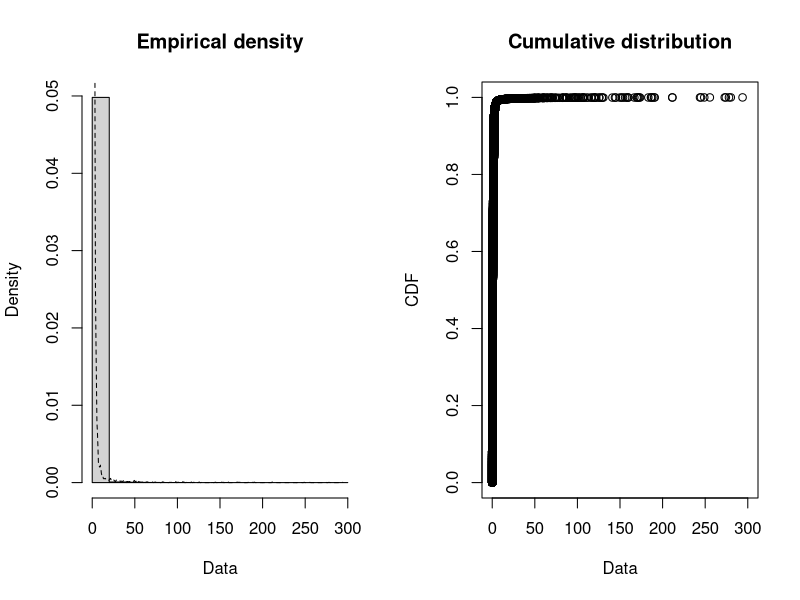
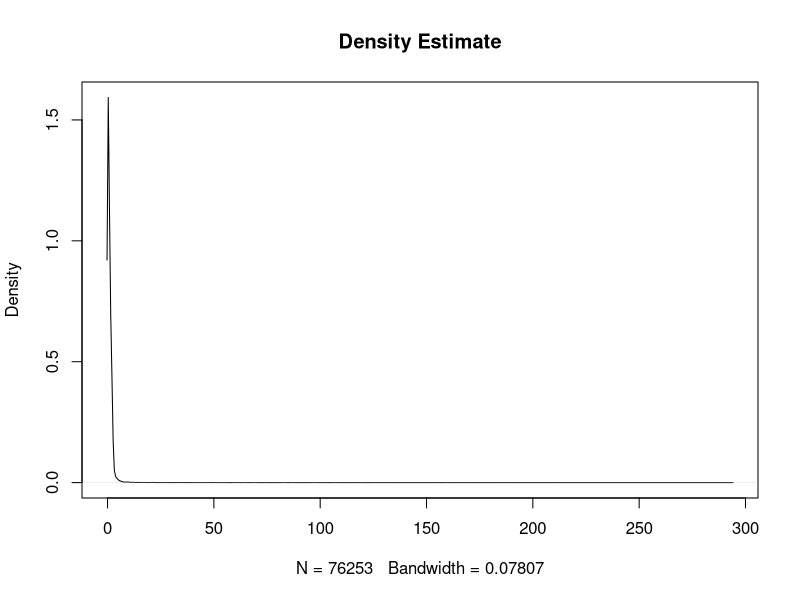
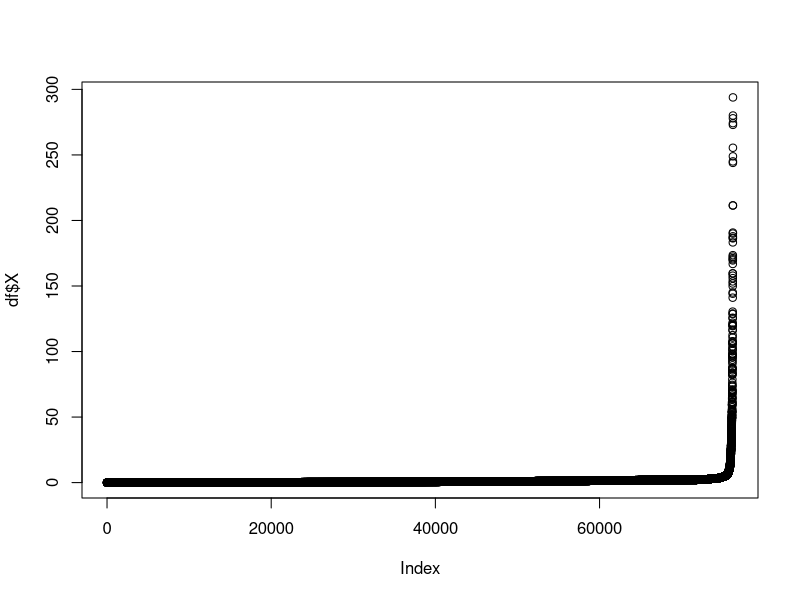
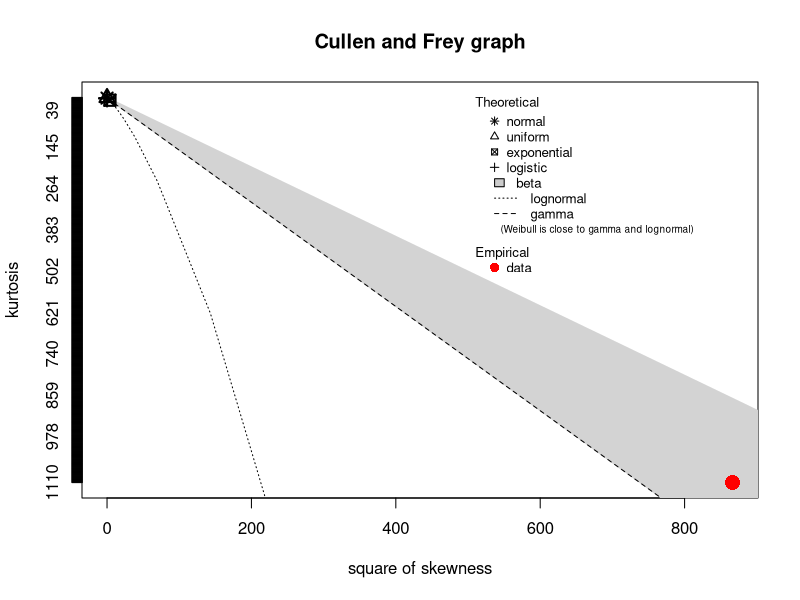

Write R code to recreate these figures, in order. (Note: this script raises an error after producing the figures.)
df <- read.csv("7.csv", header=TRUE)
#install.packages("fitdistrplus")
library("fitdistrplus")

plotdist(df$X, histo=TRUE, demp=TRUE)
plot(density(df$X),main="Density Estimate")

plot(df$X)

d <- head(df,75500)

descdist(df$X)

par(mfrow=c(2,2))

fe.exp <- fitdist(df$X, "exp")
fe.exp$aic

fe.norm <- fitdist(df$X,"norm")
fe.norm$aic


fit.weibull <- fitdist(df$X, "weibull")
fit.gamma <- fitdist(df$X, "gamma")


df <- read.csv("6.csv", header=TRUE)
d <- head(df,1480)
fe.exp <- fitdist(d$X, "exp")
fe.exp
